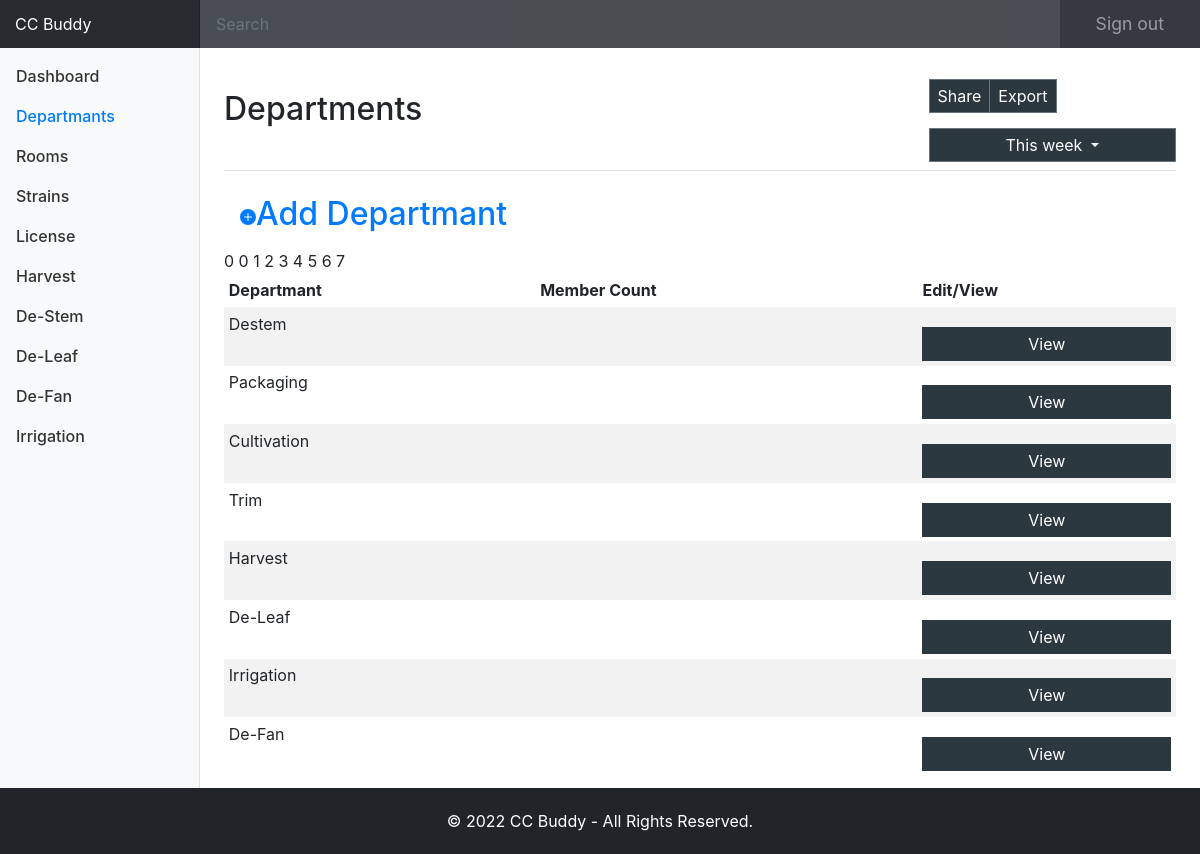
The page /departments.php on the database its author committed.
### tables this page shows
CREATE TABLE `department` (
  `id` int(11) NOT NULL,
  `name` varchar(11) NOT NULL
);

### app/classes/class.Database.php (called while the page is built, shortened)
<?php
class Database
{
    public $server = 'localhost';
    public $username = 'root';
    public $password = 'Azsxdcfvgb1';
    public $dbname = 'ccbuddy';
    public function db_connect()
    {
        $mysqli = new mysqli($this->server, $this->username, $this->password, $this->dbname);
        return $mysqli;
    }
}
?>

### app/classes/class.Department.php (called while the page is built, shortened)
<?php
class Department {
    public static function getAllDepartments(){
        global $database;
        $sql = "SELECT * FROM department ";
        $result = mysqli_query($database->db_connect(), $sql);
        return $result;
    }
}

### app/initialize.php (called while the page is built, shortened)
<?php
	require_once('classes/class.Database.php');
    $database = new Database();
?>

### departments.php (the view, shortened to what this page needs)
<?php require_once('app/initialize.php');
$pageTitle = 'Departments';
$department = new Department();
$allDepartments = $department->getAllDepartments();
include('app/includes/layout/header.php');
?>
<div class="container-fluid">
  <div class="row">
    <nav class="col-md-2 d-none d-md-block bg-light sidebar">
      <div class="sidebar-sticky">
        <ul class="nav flex-column">
          <li class="nav-item">
            <a class="nav-link" href="index.php">
              Dashboard
            </a>
          </li>
          <li class="nav-item">
            <a class="nav-link active" href="departments.php">
              Departmants<span class="sr-only">(current)</span>
            </a>
          </li>
          <li class="nav-item">
            <a class="nav-link" href="all_rooms.php">
              Rooms
            </a>
          </li>
          <li class="nav-item">
            <a class="nav-link" href="all_strains.php">
              Strains
            </a>
          </li>
          <li class="nav-item">
            <a class="nav-link" href="all_licenses.php">
              License
            </a>
          </li>
          <li class="nav-item">
            <a class="nav-link " href="all_harvest.php">
              Harvest
            </a>
          </li>
          <li class="nav-item">
            <a class="nav-link" href="all_destem.php">
              De-Stem
            </a>
          </li>
          <li class="nav-item">
            <a class="nav-link" href="#">
              De-Leaf
            </a>
          </li>
          <li class="nav-item">
            <a class="nav-link" href="#">
              De-Fan
            </a>
          </li>
          <li class="nav-item">
            <a class="nav-link" href="#">
              Irrigation
            </a>
          </li>
        </ul>
      </div>
    </nav>
    <main role="main" class="col-md-9 ml-sm-auto col-lg-10 px-4 clearfooter">
      <div class="d-flex justify-content-between flex-wrap flex-md-nowrap align-items-center pt-3 pb-2 mb-3 border-bottom">
        <h1 class="h2"><?= $pageTitle; ?></h1>
        <div class="btn-toolbar mb-2 mb-md-0">
          <div class="btn-group mr-2">
            <button type="button" class="btn btn-sm btn-outline-secondary">Share</button>
            <button type="button" class="btn btn-sm btn-outline-secondary">Export</button>
          </div>
          <button type="button" class="btn btn-sm btn-outline-secondary dropdown-toggle">
            This week
          </button>
        </div>
      </div>
      <h2><a class="nav-link" href="add-department.php"><svg xmlns="http://www.w3.org/2000/svg" width="16" height="16" fill="currentColor" class="bi bi-plus-circle-fill" viewBox="0 0 16 16">
<path d="M16 8A8 8 0 1 1 0 8a8 8 0 0 1 16 0zM8.5 4.5a.5.5 0 0 0-1 0v3h-3a.5.5 0 0 0 0 1h3v3a.5.5 0 0 0 1 0v-3h3a.5.5 0 0 0 0-1h-3v-3z"></path>
</svg>Add Departmant</a></h2>
      <div class="table-responsive">
        <table class="table table-striped table-sm">
          <thead>
            <tr>
              <th>Departmant</th>
              <th>Member Count</th>
              <th>Edit/View</th>
            </tr>
          </thead>
          <tbody>
            <?=
                $departmentCount = 0;
                foreach ($allDepartments as $department):
            ?>
            <tr>
              <td><?= $department['name']; ?></td>
              <th></td>
              <td><a href="room.php?id=<?= $department['id']; ?>" class="btn btn-default btn-sm
                ">View</a>
            </tr>
            <?=
                $departmentCount++; endforeach;
            ?>
          </tbody>
        </table>
      </div>
    </main>
  </div>
</div>
</body>
<?php include('app/includes/layout/footer.php'); ?>

### assets/css/dashboard.css (style rules this page uses)
body { font-size: .875rem; }
.sidebar { position: fixed; top: 0; bottom: 0; left: 0; z-index: 100; padding: 48px 0 0; box-shadow: inset -1px 0 0 rgba(0, 0, 0, .1); }
.sidebar-sticky { position: relative; top: 0; height: calc(100vh - 48px); padding-top: .5rem; overflow-x: hidden; overflow-y: auto; }
.sidebar .nav-link { font-weight: 500; color: #333; }
.sidebar .nav-link.active { color: #007bff; }
[role="main"] { padding-top: 133px; }
@media (min-width: 768px) { [role="main"] { padding-top: 48px; } }
.clearfooter { padding-bottom: 62px; }

### rows shown on the page
department: name "Destem"
department: name "Packaging"
department: name "Cultivation"
department: name "Trim"
department: name "Harvest"
department: name "De-Leaf"
department: name "Irrigation"
department: name "De-Fan"

### other values the page prints
$pageTitle "Departments"
$companyName "CC Buddy"
